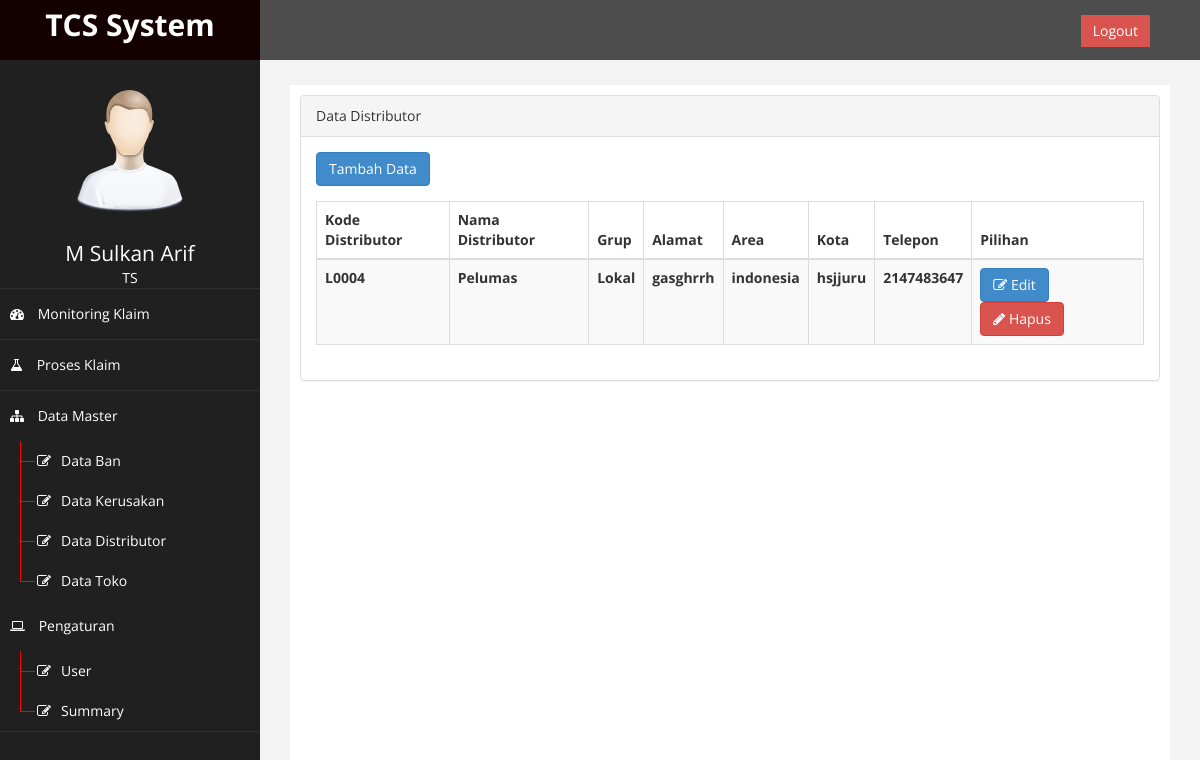
The app's page /?page=distributor (signed in) with its own data.
### tables this page shows
CREATE TABLE `db_distributor` (
  `id_distributor` int(200) NOT NULL AUTO_INCREMENT,
  `kode_distributor` varchar(100) NOT NULL,
  `nama_distributor` varchar(100) NOT NULL,
  `grup` enum('Internasional','Lokal') NOT NULL,
  `alamat` varchar(200) NOT NULL,
  `area` varchar(100) NOT NULL,
  `kota` varchar(100) NOT NULL,
  `telepon` int(100) NOT NULL,
  PRIMARY KEY (`id_distributor`)
);

### page/master/distributor/distributor.php (the view, shortened to what this page needs)
<?php
$result = mysqli_query($conn, "SELECT * FROM db_distributor" );
 ?>
<div class="row">
                <div class="col-md-12">
                    <div class="panel panel-default">
                        <div class ="panel-heading">
                             Data Distributor
                        </div>
                        <div class="panel-body">
                            <a href="?page=distributor&aksi=tambah" class="btn btn-primary" style="margin-bottom: 15px">Tambah Data</a>
                            <div class="table-responsive">
                                <table class="table table-striped table-bordered table-hover"  id="dataTables-example">
                                    <thead>
                                        <tr>
                                            <th>Kode Distributor</th>
                                            <th>Nama Distributor</th>
                                            <th>Grup</th>
                                            <th>Alamat</th>
                                            <th>Area</th>
                                            <th>Kota</th>
                                            <th>Telepon</th>
                                            <th>Pilihan</th>
                                        </tr>
                                    </thead>
                                      <tbody>
                                    <?php
                                    while($row = $result->fetch_assoc()) {
                                    ?>
                                    <tr>
                                            <th><?php echo $row["kode_distributor"]; ?></th>
                                            <th><?php echo $row["nama_distributor"]; ?></th>
                                            <th><?php echo $row["grup"]; ?></th>
                                            <th><?php echo $row["alamat"]; ?></th>
                                            <th><?php echo $row["area"]; ?></th>
                                            <th><?php echo $row["kota"]; ?></th>
                                            <th><?php echo $row["telepon"]; ?></th>
                                            <th>
                                                <a href="?page=distributor&aksi=edit&id_distributor=<?php echo $row ['id_distributor'] ?>" class="btn btn-primary"><i class="fa fa-edit "></i> Edit</a>
                                                <a onclick="return confirm ('Data akan di hapus, Anda Yakin ......?') " href="?page=distributor&aksi=hapus&id_distributor=<?php echo $row ['id_distributor']; ?>" class="btn btn-danger"><i class="fa fa-pencil"></i> Hapus</a>
                                            </th>
                                    </tr>
                                    <?php } ?>
                                    </tbody>
                                </table>
                            </div>
                        </div>
                    </div>
</div>

### assets/css/custom.css (style rules this page uses)
body { font-family: 'Open Sans', sans-serif; }

### records on screen
db_distributor: kode_distributor "L0004", nama_distributor "Pelumas", grup "Lokal", alamat "gasghrrh", area "indonesia", kota "hsjjuru", telepon "2147483647"

### other values on screen
$_SESSION['nama'] "M Sulkan Arif"
$_SESSION['akses'] "TS"
